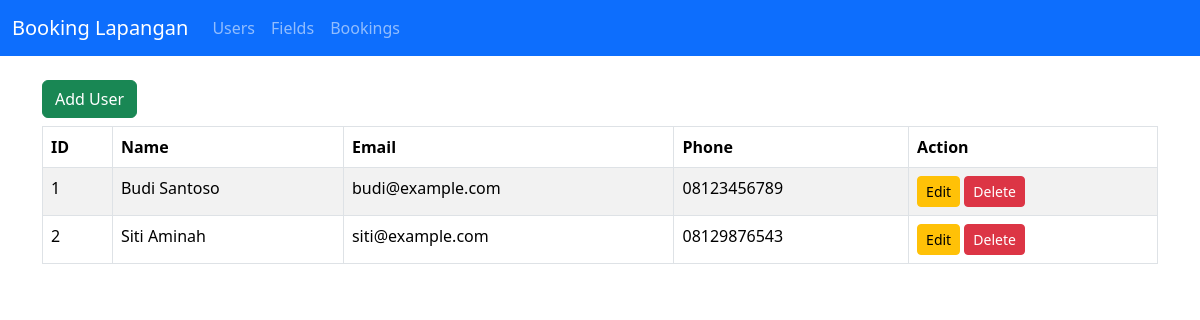
Page /index.php?page=users on the committed database.
### tables this page shows
CREATE TABLE IF NOT EXISTS users (
    id INT AUTO_INCREMENT PRIMARY KEY,
    name VARCHAR(100) NOT NULL,
    email VARCHAR(100) NOT NULL,
    phone VARCHAR(20) NOT NULL
);

### class/User.php (called while the page is built, shortened)
<?php
require_once __DIR__ . '/../config/db.php';
class User {
    private $conn;
    public function __construct() {
        $database = new Database();
        $this->conn = $database->getConnection();
    }
    public function getAll() {
        $stmt = $this->conn->prepare('SELECT * FROM users');
        $stmt->execute();
        return $stmt->fetchAll(PDO::FETCH_ASSOC);
    }
}
?>

### config/db.php (called while the page is built, shortened)
<?php
class Database {
    private $host = 'localhost';
    private $db_name = 'booking_lapangan';
    private $username = 'root';
    private $password = '';
    public function getConnection() {
        $this->conn = null;
        try {
            $this->conn = new PDO("mysql:host=" . $this->host . ";dbname=" . $this->db_name, $this->username, $this->password);
            $this->conn->setAttribute(PDO::ATTR_ERRMODE, PDO::ERRMODE_EXCEPTION);
        } catch(PDOException $exception) {
            echo "Connection error: " . $exception->getMessage();
        }
        return $this->conn;
    }
}
?>

### view/user_table.php (the view)
<?php
function renderUserTable($users) {
    echo '<a href="index.php?page=add_user" class="btn btn-success mb-2">Add User</a>';
    echo '<table class="table table-bordered table-striped"><thead><tr><th>ID</th><th>Name</th><th>Email</th><th>Phone</th><th>Action</th></tr></thead><tbody>';
    foreach ($users as $u) {
        echo '<tr><td>'.$u['id'].'</td><td>'.$u['name'].'</td><td>'.$u['email'].'</td><td>'.$u['phone'].'</td>';
        echo '<td><a href="index.php?page=edit_user&id='.$u['id'].'" class="btn btn-warning btn-sm">Edit</a> ';
        echo '<a href="index.php?page=delete_user&id='.$u['id'].'" class="btn btn-danger btn-sm" onclick="return confirm(\'Delete user?\')">Delete</a></td></tr>';
    }
    echo '</tbody></table>';
}
?>

### rows in the picture
users: id "1", name "Budi Santoso", email "budi@example.com", phone "08123456789"
users: id "2", name "Siti Aminah", email "siti@example.com", phone "08129876543"
